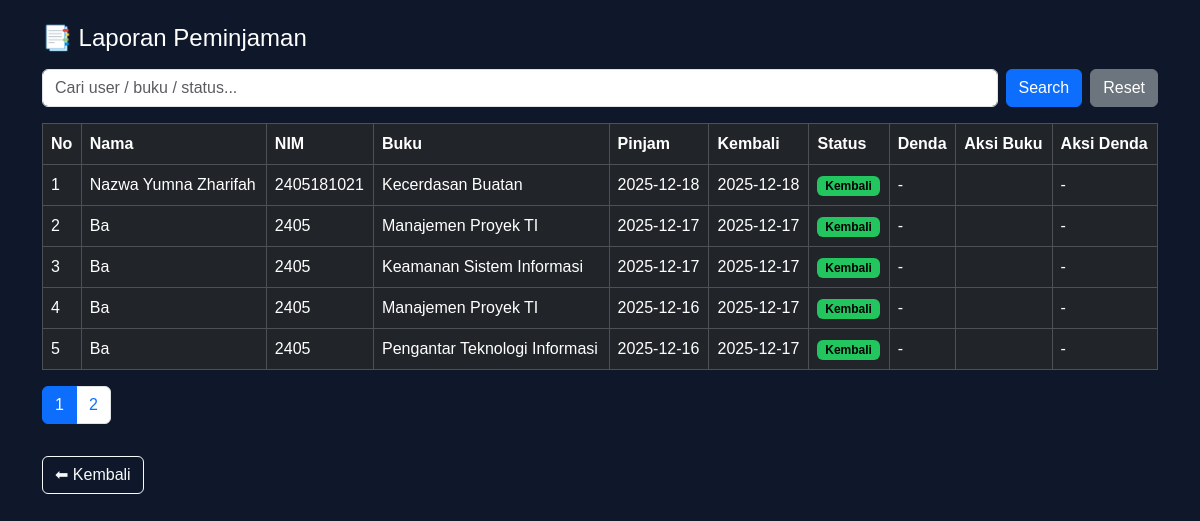
/Perpusimbad/admin/peminjaman.php (signed in), run on the app's committed database.
### tables this page shows
CREATE TABLE `peminjaman` (
  `id_pinjam` int(11) NOT NULL,
  `id_user` int(11) NOT NULL,
  `id_buku` int(11) NOT NULL,
  `tanggal_pinjam` date DEFAULT NULL,
  `tanggal_kembali` date DEFAULT NULL,
  `status` enum('dipinjam','kembali') DEFAULT 'dipinjam',
  `denda` int(11) DEFAULT 0
);

CREATE TABLE `users` (
  `id_user` int(11) NOT NULL,
  `nim` varchar(20) DEFAULT NULL,
  `nama` varchar(100) DEFAULT NULL,
  `jurusan` varchar(100) DEFAULT NULL,
  `username` varchar(50) DEFAULT NULL,
  `password` varchar(255) DEFAULT NULL,
  `role` enum('user') DEFAULT 'user'
);

CREATE TABLE `buku` (
  `id_buku` int(11) NOT NULL,
  `judul` varchar(200) NOT NULL,
  `penulis` varchar(100) DEFAULT NULL,
  `penerbit` varchar(100) DEFAULT NULL,
  `tahun` int(11) DEFAULT NULL,
  `stok` int(11) DEFAULT 0
);

### Perpusimbad/admin/peminjaman.php (the view, shortened to what this page needs)
<?php
include "../koneksi.php";
$limit = 5;
$page  = isset($_GET['page']) ? (int)$_GET['page'] : 1;
$page  = ($page < 1) ? 1 : $page;
$offset = ($page - 1) * $limit;
$search = isset($_GET['search']) ? trim($_GET['search']) : "";
$where = "";
$q_total = mysqli_query($koneksi, "
    SELECT COUNT(*) AS total
    FROM peminjaman p
    JOIN users u ON p.id_user = u.id_user
    JOIN buku b ON p.id_buku = b.id_buku
    $where
");
$total_data = mysqli_fetch_assoc($q_total)['total'];
$total_page = ceil($total_data / $limit);
$data = mysqli_query($koneksi, "
    SELECT p.id_pinjam, p.id_user, u.nama, u.nim,
           b.judul, p.tanggal_pinjam, p.tanggal_kembali,
           p.status, p.denda
    FROM peminjaman p
    JOIN users u ON p.id_user = u.id_user
    JOIN buku b ON p.id_buku = b.id_buku
    $where
    ORDER BY p.tanggal_pinjam DESC
    LIMIT $limit OFFSET $offset
");
?>
<!DOCTYPE html>
<html lang="id">
<head>
<link href="https://cdn.jsdelivr.net/npm/bootstrap@5.3.2/dist/css/bootstrap.min.css" rel="stylesheet">
<link href="https://cdn.jsdelivr.net/npm/bootstrap-icons@1.11.1/font/bootstrap-icons.css" rel="stylesheet">
</head>
<body>
<div class="container py-4">
    <h4 class="mb-3">📑 Laporan Peminjaman</h4>
    <form class="d-flex gap-2 mb-3" method="GET">
        <input type="text" name="search" class="form-control"
               placeholder="Cari user / buku / status..."
               value="<?= htmlspecialchars($search) ?>">
        <button class="btn btn-primary">Search</button>
        <a href="peminjaman.php" class="btn btn-secondary">Reset</a>
    </form>
    <div class="table-responsive">
        <table class="table table-dark table-bordered align-middle">
            <thead>
                <tr>
                    <th>No</th>
                    <th>Nama</th>
                    <th>NIM</th>
                    <th>Buku</th>
                    <th>Pinjam</th>
                    <th>Kembali</th>
                    <th>Status</th>
                    <th>Denda</th>
                    <th>Aksi Buku</th>
                    <th>Aksi Denda</th>
                </tr>
            </thead>
            <tbody>
            <?php
            $no = $offset + 1;
            while($r = mysqli_fetch_assoc($data)):
            ?>
                <tr>
                    <td><?= $no++ ?></td>
                    <td><?= htmlspecialchars($r['nama']) ?></td>
                    <td><?= htmlspecialchars($r['nim']) ?></td>
                    <td><?= htmlspecialchars($r['judul']) ?></td>
                    <td><?= $r['tanggal_pinjam'] ?></td>
                    <td><?= $r['tanggal_kembali'] ?? '-' ?></td>
                    <td>
                        <?php if($r['status']=='dipinjam'): ?>
                            <span class="badge badge-dipinjam">Dipinjam</span>
                        <?php else: ?>
                            <span class="badge badge-kembali">Kembali</span>
                        <?php endif; ?>
                    </td>
                    <td>
                        <?php if($r['denda'] > 0): ?>
                            <span class="text-danger fw-semibold">
                                Rp <?= number_format($r['denda'],0,',','.') ?>
                            </span>
                        <?php else: ?>
                            -
                        <?php endif; ?>
                    </td>
                    <td>
                    </td>
                    <td>
                        <?php if($r['denda'] > 0): ?>
                            <a href="lunas_denda.php?id_user=<?= $r['id_user'] ?>"
                               class="btn btn-warning btn-sm"
                               onclick="return confirm('Lunasi semua denda user ini?')">
                                Lunasi
                            </a>
                        <?php else: ?>
                            -
                        <?php endif; ?>
                    </td>
                </tr>
            <?php endwhile; ?>
            </tbody>
        </table>
    </div>
    <?php if($total_page > 1): ?>
    <nav>
        <ul class="pagination">
            <?php for($i=1; $i<=$total_page; $i++): ?>
                <li class="page-item <?= ($i==$page) ? 'active' : '' ?>">
                    <a class="page-link"
                       href="?page=<?= $i ?>&search=<?= urlencode($search) ?>">
                        <?= $i ?>
                    </a>
                </li>
            <?php endfor; ?>
        </ul>
    </nav>
    <?php endif; ?>
    <a href="dashboard.php" class="btn btn-outline-light mt-3">⬅ Kembali</a>
</div>
</body>
</html>

### Perpusimbad/admin/peminjaman.php (style rules this page uses)
body { background:#0f172a;color:white;font-family:Poppins,sans-serif; }
.badge-kembali { background:#22c55e;color:#000; }

### data on the page
peminjaman: id_user.nama "Nazwa Yumna Zharifah", id_user.nim "2405181021", id_buku.judul "Kecerdasan Buatan", tanggal_pinjam "2025-12-18", tanggal_kembali "2025-12-18", status "Kembali"
peminjaman: id_user.nama "Ba", id_user.nim "2405", id_buku.judul "Manajemen Proyek TI", tanggal_pinjam "2025-12-17", tanggal_kembali "2025-12-17", status "Kembali"
peminjaman: id_user.nama "Ba", id_user.nim "2405", id_buku.judul "Keamanan Sistem Informasi", tanggal_pinjam "2025-12-17", tanggal_kembali "2025-12-17", status "Kembali"
peminjaman: id_user.nama "Ba", id_user.nim "2405", id_buku.judul "Manajemen Proyek TI", tanggal_pinjam "2025-12-16", tanggal_kembali "2025-12-17", status "Kembali"
peminjaman: id_user.nama "Ba", id_user.nim "2405", id_buku.judul "Pengantar Teknologi Informasi", tanggal_pinjam "2025-12-16", tanggal_kembali "2025-12-17", status "Kembali"
